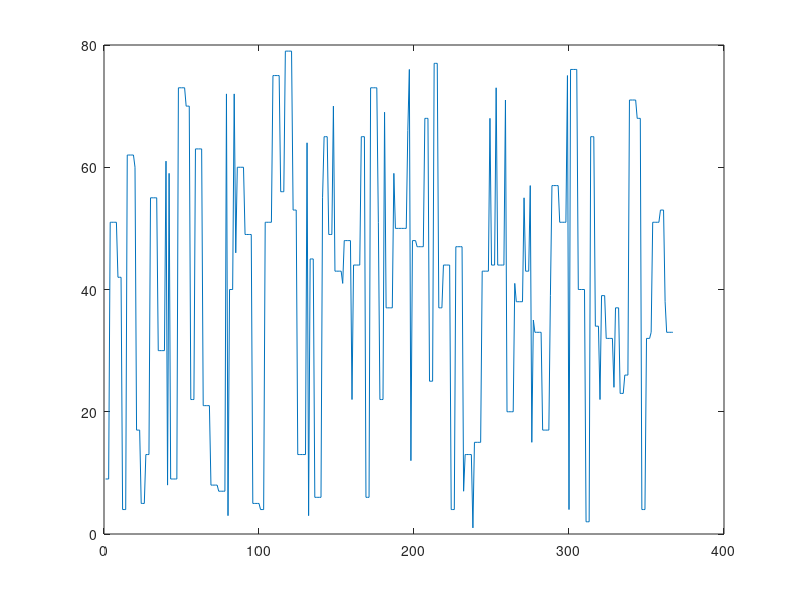

The MATLAB script that drew this image:
function [prob]=piconet()

Master = 'M';
prob = 0;
p = {};
s1 = 7;
p1 = {};
s2 = 3;
sfora = [];
slotsfora = [];
slotsforb = [];
slotnumber = 0;
while slotnumber < 1000
for i= 1:1:s1

     x = [1,3,5];
     pos = randi(length(x));
     card = x(pos);

    r1 = randi([1 79],1,1); % hop carrier for M
 
    for i2 = 1:1:card
        p = horzcat(p,r1,Master);
        slotsfora = [slotsfora,r1];
        slotnumber = slotnumber+1;
    end
    r2 = randi([1 79],1,1); % hop carrier for S
     pos = randi(length(x));
     card = x(pos);
    for i1 = 1:1:card 
        sfora = [sfora,r2];
        slotsfora = [slotsfora,r2];
        slave = strcat('S',num2str(i));
        p = horzcat(p,r2,slave);
         slotnumber = slotnumber+1;
    end
end
for k= 1:1:s2
    r1 = randi([1 79],1,1); % hop carrier for M
     x = [1,3,5];
     pos = randi(length(x));
     card = x(pos);
    for k1 = 1:1:card
        p1 = horzcat(p1,r1,Master);
        slotsforb = [slotsforb,r1];
        slotnumber = slotnumber+1;
    end
         pos = randi(length(x));
        card = x(pos);
    
    r2 = randi([1 79],1,1); % hop carrier for S
    for k3 = 1:1:card
        slotsforb = [slotsforb,r2];
        slave = strcat('S',num2str(k));
        p1 = horzcat(p1,r2,slave);
        slotnumber = slotnumber+1;
    end
end
end


[m1,n1] = size(slotsforb);
[m2,n2] = size(slotsfora);
size1 = 0;
size2 = 0;
if n1<n2
    size1 = n1;
    size2= n2;
else
    size1 = n2;
    size2 = n1;
end

for v= 1:1:size1
if slotsfora(v) == slotsforb(v)
    prob = prob + 1;
end
end
prob = (prob./n1)


plot(sfora)